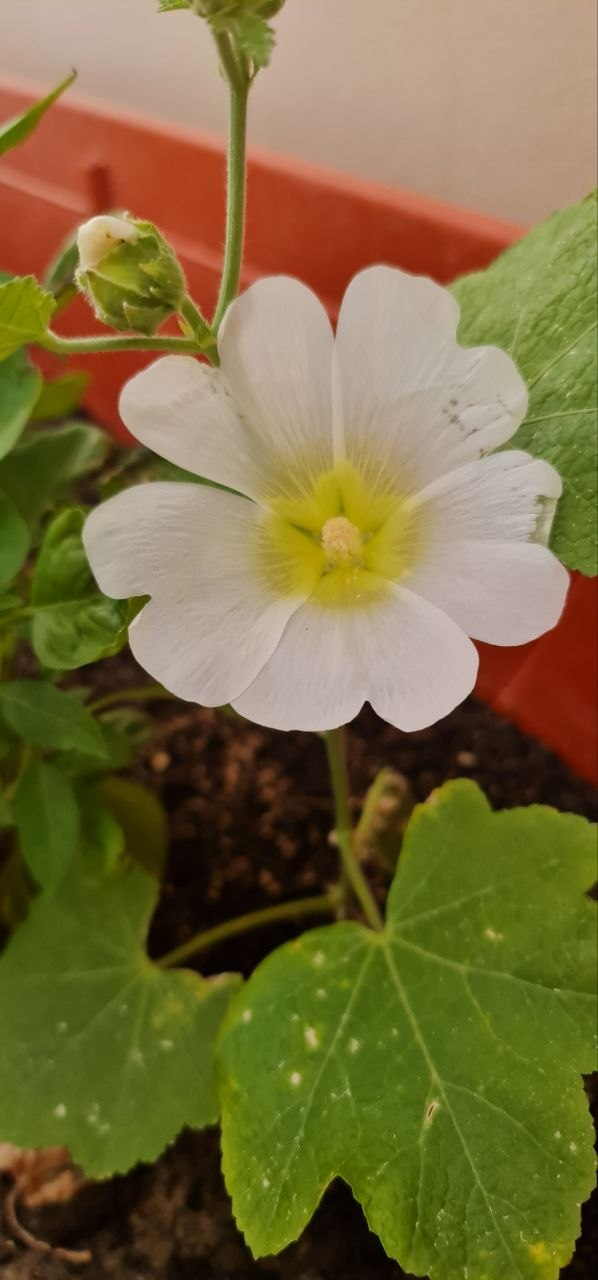
#> input picture images/Challenge3.jpg, 598 x 1280 px
$ jupyter execute Challenge_3.ipynb
#> lines starting #> are read from the running program, lines starting #| are printed output that depends on the picture
# Challenge 03. Image Segmentation

### Description:
Image segmentation can be defined as dividing the image into segments by grouping pixels based on similarities in their color, intensity, or texture. Color-based segmentation assumes that homogeneous colors correspond to same region. Segments distribution heavily depends on the number of clusters defined. Nowadays, image segmentation is considered critical for several technologies. For example, AI heavily depends on image segmentaion when it needs to process or analyze an image. Image segmentation enables AI systems to understand digital images as information, such as detecting objects in the image.

### Challenge:
The challenge is to apply image segmentation techniques to segment a plant into distinct regions.

### Part I - Libraries:
1. **cv2** library is used to provide common features for computer vision and images applications.
2. **numpy** library is used to create different array objects and perform array manipulations.
3. **matplotlib.pyplot** library is used to show plots visualizations.

### Part II - User-defined functions:
- `plot_image(image, title)` function plots the result of images. It shows the image, sets the title of the image, and hides the axis.

### Part III - Image Conversion:
The image color is converted from BGR to RGB to display the correct colors of the image.

### Part IV - Image preparation:
The image is flattend from 3D to 2D array consisting of all pixels as rows and RGB color. Then, the type of the array is converted to  float, so it can be used in `cv2.kmeans()` built-in function.

### Part V - Code Explanation:
The technique used to segment the picture into distinct regions is K-means clustering. Cv2 has a built-in function to apply the K-means on the image. `cv2.kmeans()` takes serveral parameters: input image as a 2D array of number of pixels and RGB colors, number of clusters, initial lables to clusters, criteria, maximum number of iterations, and a flag to specify how the initial cluster centers are selected.

The criteria by which the K-means algorithm will cluster the pixels is declared by specifying the rules and values for them. In this program the rules are maximum number of iterations and epsilon. `cv2.kmeans()` returns 3 values: compactness as the sum of squared distances between centers and points, clusters' labels, and an array of final centroids.

The difficulty we faced in implementing the K-means is figuring out the best number of clusters to the image. The solution was found by trying some values for the number of clusters by starting with 3 clusters and then incrementing the number of clusters until the best clustered image is found.

[cell 1]
# imported libraries
import cv2
import numpy as np
import matplotlib.pyplot as plt

# plots an image with the title
def plot_image(image, title):
    plt.imshow(image);
    plt.title(title, size=20);
    plt.axis('off')

# read the image and convert the color from BGR to RGB
original_image = cv2.imread('images/Challenge3.jpg')
#> original_image is the input picture: shape (1280, 598, 3); mean B, G, R 62.2, 108.9, 121.8
image = cv2.cvtColor(original_image, cv2.COLOR_BGR2RGB)

vectorized = np.float32(image.reshape((-1,3))) # flatten the image to vector by converting from 3D to 2D then convert it to float

criteria = (cv2.TERM_CRITERIA_MAX_ITER + cv2.TERM_CRITERIA_EPS, 10, 1.0)

# number of clusters
K1 = 3
K2 = 4
K3 = 5

# number of trials
attempts= 10

# applying K-means technique to the image
compactness, label, center = cv2.kmeans(vectorized, K1, None, criteria, attempts, cv2.KMEANS_PP_CENTERS)
#> compactness = 1.14e+09; center = [[107.8, 101.4, 26.37], [184.2, 163.8, 140.7], [47.17, 32.56, 8.04]]

center = np.uint8(center) # convert the array from float to unsigned integer 8-bits
#> center = [[107, 101, 26], [184, 163, 140], [47, 32, 8]]
result = center[label.flatten()] # flatten() converts the lables array to 1D array
image_3_clusters = result.reshape((image.shape)) # reshape the image to its original shape
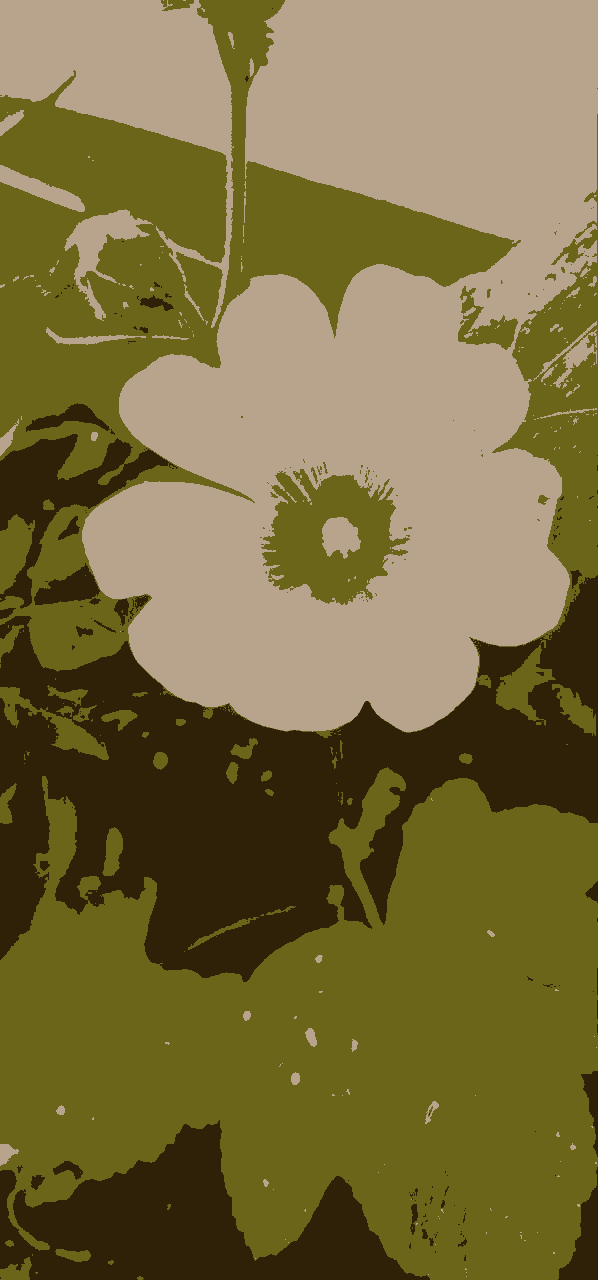
#> image_3_clusters: shape (1280, 598, 3); mean R, G, B 121.4, 108.3, 61.8

compactness, label, center = cv2.kmeans(vectorized, K2, None, criteria, attempts, cv2.KMEANS_PP_CENTERS)
#> compactness = 778729139.8; center = [[159.2, 99.46, 44.58], [184.9, 165.6, 145.1], [46.59, 28.81, 7.8], [88.58, 103.7, 21.53]]

center = np.uint8(center)
#> center = [[159, 99, 44], [184, 165, 145], [46, 28, 7], [88, 103, 21]]
result = center[label.flatten()]
image_4_clusters = result.reshape((image.shape))
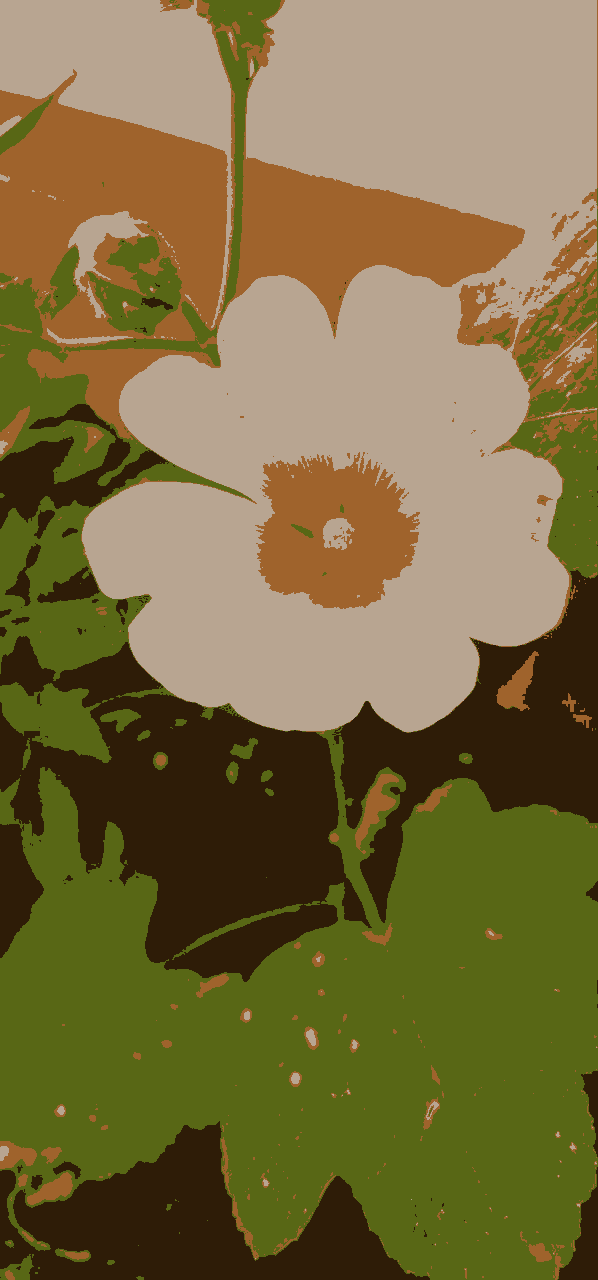
#> image_4_clusters: shape (1280, 598, 3); mean R, G, B 121.1, 108.2, 61.8

compactness, label, center = cv2.kmeans(vectorized, K3, None, criteria, attempts, cv2.KMEANS_PP_CENTERS)
#> compactness = 536859374.8; center = [[159.4, 141.4, 67.81], [88.32, 103.4, 21.24], [39.46, 28.37, 7.86], [186.5, 166.5, 149.2], [152.2, 55.41, 26.87]]

center = np.uint8(center)
#> center = [[159, 141, 67], [88, 103, 21], [39, 28, 7], [186, 166, 149], [152, 55, 26]]
result = center[label.flatten()]
image_5_clusters = result.reshape((image.shape))
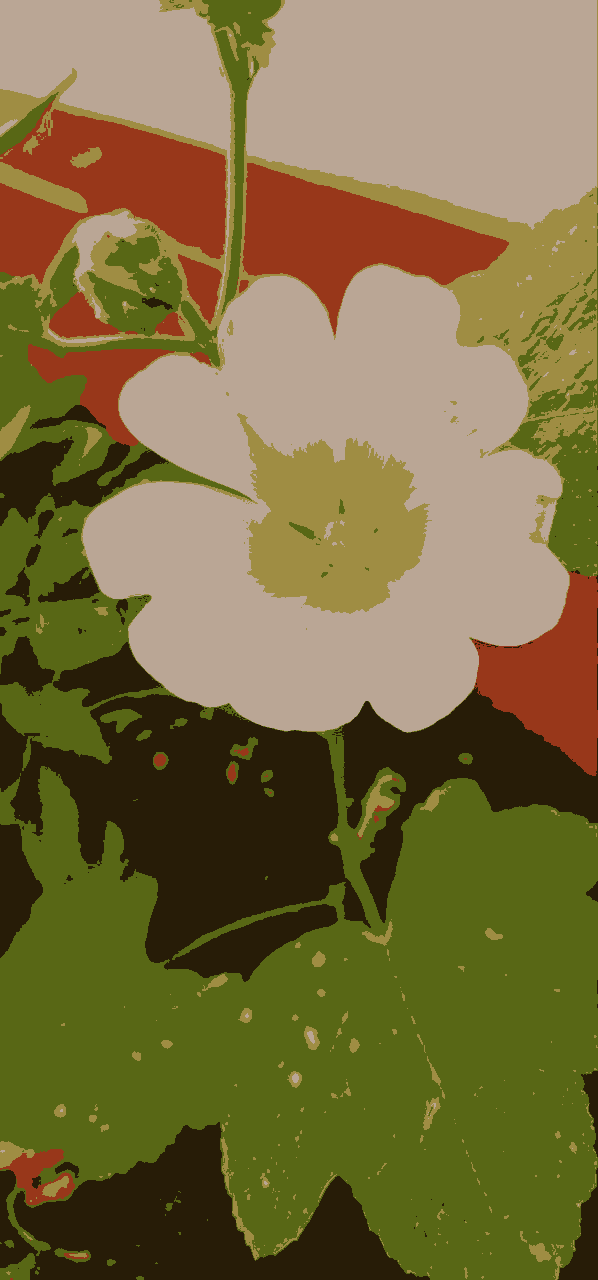
#> image_5_clusters: shape (1280, 598, 3); mean R, G, B 121.4, 108.4, 61.8

# display all images in one row
plt.figure(figsize=(15,5))
plt.subplot(141), plot_image(image, 'Original image')
plt.subplot(142), plot_image(image_3_clusters,'K = {}'.format(K1))
plt.subplot(143), plot_image(image_4_clusters,'K = {}'.format(K2))
plt.subplot(144), plot_image(image_5_clusters,'K = {}'.format(K3))

plt.show()
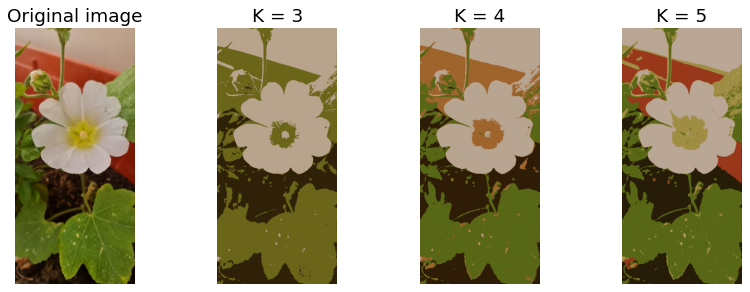
#> figure drawn by matplotlib, 4 panels

$ run again, with images/challenge2.jpg copied over images/Challenge3.jpg
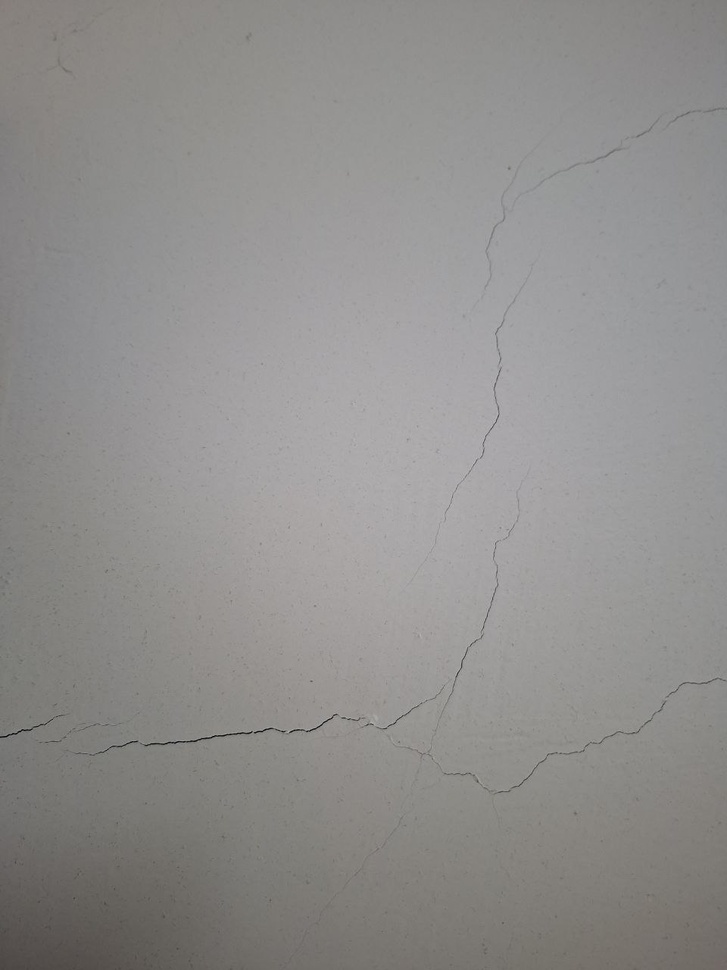
#> input picture images/challenge2.jpg, 727 x 970 px, shrunk from 960 x 1280 before the run
#> original_image is the input picture: shape (970, 727, 3); mean B, G, R 141.2, 142.7, 144.2
#> `compactness, label, center = cv2.kmeans(vectorized, K1, None, criteria..`: compactness = 126494361.6; center = [[158.9, 157.6, 158], [115.4, 112.8, 108.4], [139.5, 138.2, 135.7]]
#> `center = np.uint8(center)`: center = [[158, 157, 158], [115, 112, 108], [139, 138, 135]]
#> `compactness, label, center = cv2.kmeans(vectorized, K2, None, criteria..`: compactness = 78124838.4; center = [[132.5, 130.7, 127.3], [163, 161.4, 162.3], [109.1, 105.9, 101.6], [147.5, 146.7, 145.5]]
#> `center = np.uint8(center)`: center = [[132, 130, 127], [163, 161, 162], [109, 105, 101], [147, 146, 145]]
#> `compactness, label, center = cv2.kmeans(vectorized, K3, None, criteria..`: compactness = 50528506.4; center = [[150.1, 149.3, 148.5], [122.1, 119.8, 115.3], [164.1, 162.4, 163.4], [137.4, 135.9, 133.2], [97.1, 93.53, 89.53]]
#> `center = np.uint8(center)`: center = [[150, 149, 148], [122, 119, 115], [164, 162, 163], [137, 135, 133], [97, 93, 89]]
#> `plt.show()`:
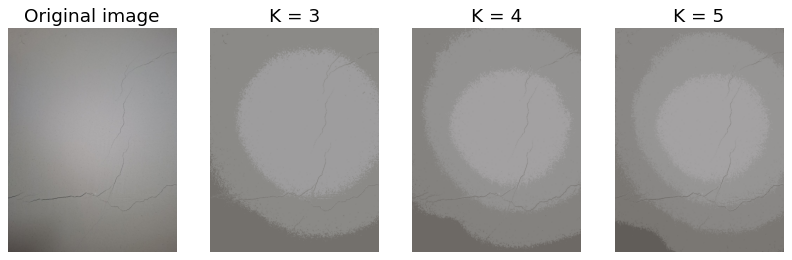
#> figure drawn by matplotlib, 4 panels
